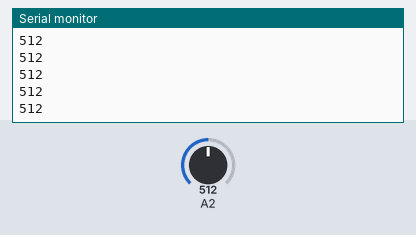
Simulated run of this sketch. Board: Arduino Uno, built with avr-gcc and run on an emulated ATmega328P. On the bench: the last lines printed to the serial monitor. The test bench sets the inputs (shaded band); at power-on: A2 = 512.

Above: at 1.2 s.
1.3 s: A2 set to 716
At 1.31 s:
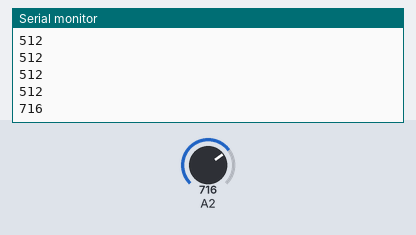
2.8 s: A2 set to 900
At 2.81 s:
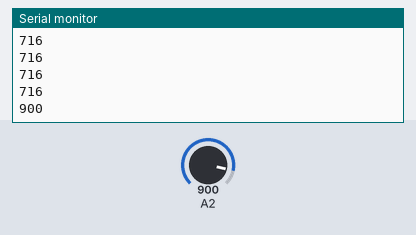
Timing chart, 0 to 5.8 s (numbered marks = the images above; inputs shaded):
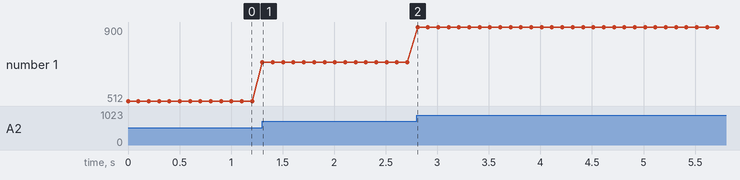

Measured:
- after the input at 1.3 s, the serial monitor: prints a new line at once (image 1)
- after the input at 2.8 s, the serial monitor: prints a new line at once (image 2)
- plotted number 1: 512 → 716 after the input at 1.3 s, 716 → 900 after the input at 2.8 s

The sketch:

steering_check.ino
```cpp
// 시리얼 모니터: 115200 baud
void setup() {
  Serial.begin(115200);
}

void loop() {
  Serial.println(analogRead(A2));
  delay(100);
}
```
